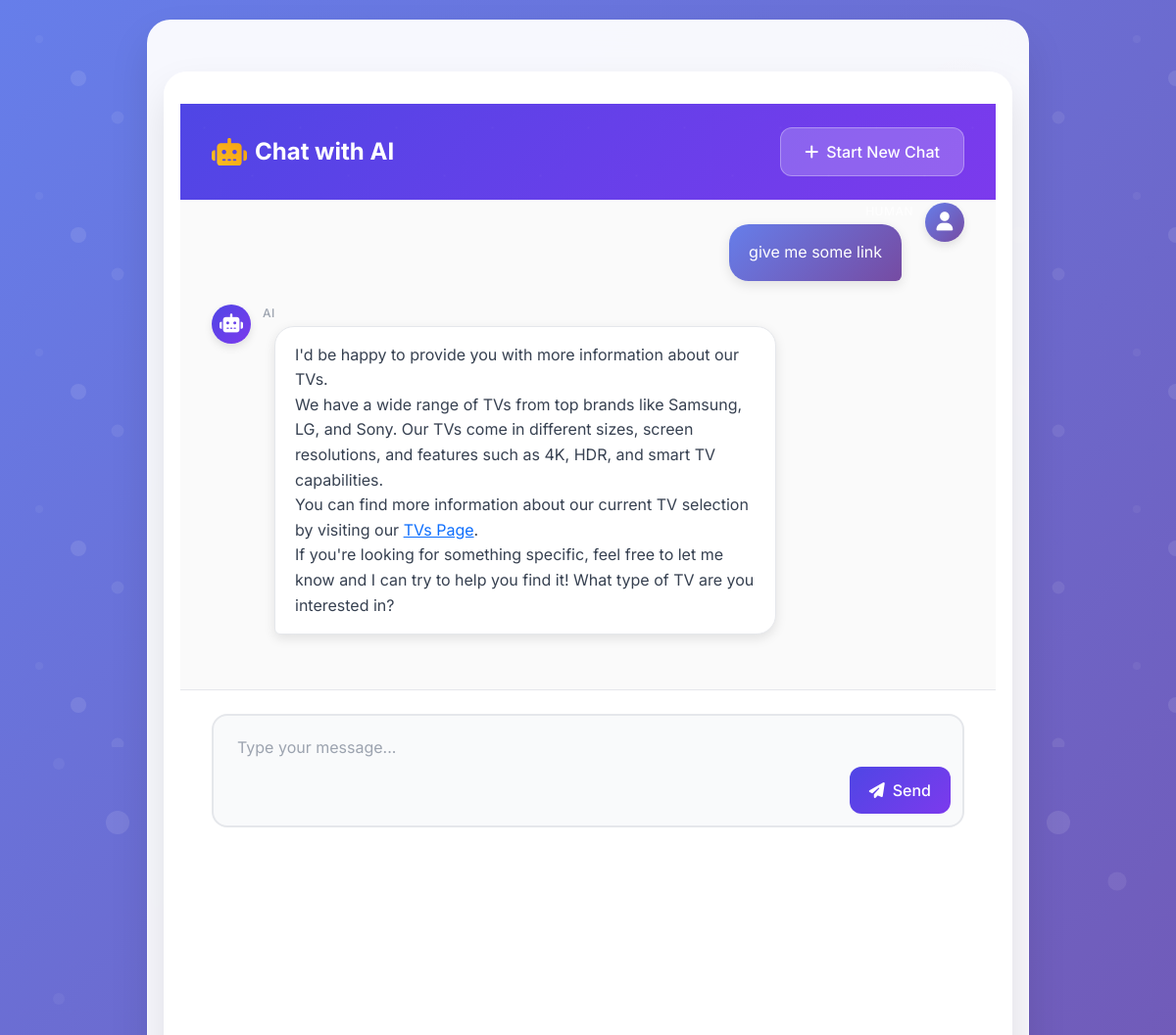
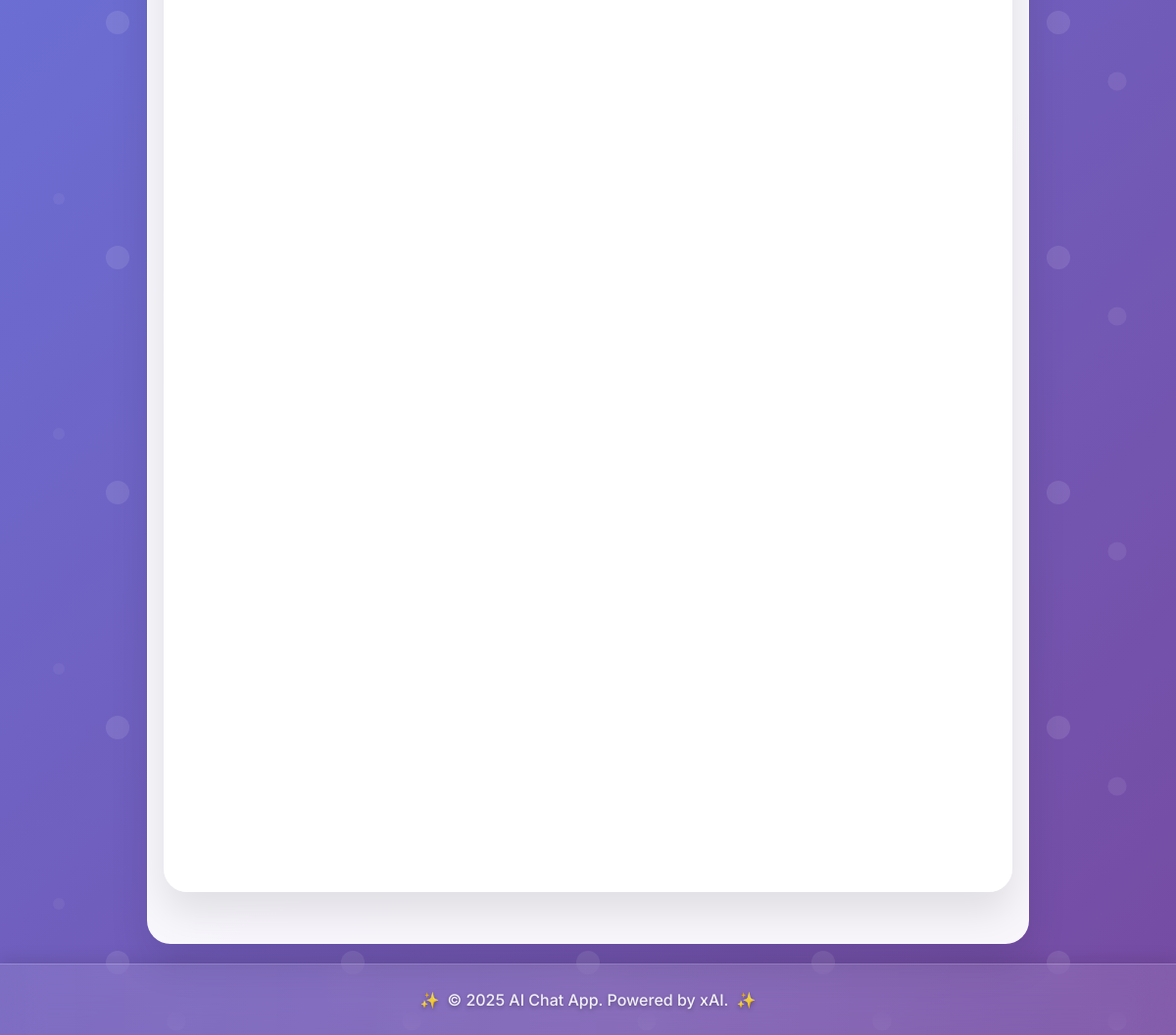
Screenshot of /chat/536aa39828e14a9c9c807303eb761cef/ with the database file from the repository (2 pictures, top to bottom).
### chats/models.py (models this page shows, shortened)
class Message(models.Model):
    session = models.ForeignKey(ChatSession, on_delete=models.CASCADE, related_name='messages')
    sender = models.CharField(max_length=10, choices=(('human', 'Human'), ('ai', 'AI')))
    text = models.TextField()
    created = models.DateTimeField(auto_now_add=True)

### chats/views.py (the view)
# urls.py: path('<str:id>/', chat_view, name='chat'),
def chat_view(request, id):
    session = get_object_or_404(ChatSession, id=id)
    if request.method == 'POST':
        form = ChatForm(request.POST)
        if form.is_valid():
            user_input = form.cleaned_data['user_input']
            recent_messages = session.messages.order_by('-created')[:3][::-1]
            ai_response, detected_issue = generate_response(user_input, recent_messages, session.id)
            Message.objects.create(session=session, sender='human', text=user_input)
            Message.objects.create(session=session, sender='ai', text=ai_response)
            if detected_issue and detected_issue.strip().upper() != "NO_ISSUE":
                IssueReport.objects.create(
                    session=session,
                    user_message=user_input,
                    detected_issue=detected_issue
                )
            return redirect('chats:chat', id=session.id)
    else:
        form = ChatForm()
    chat_history = session.messages.order_by('created')
    return render(request, 'chat.html', {
        'form': form,
        'chat_history': chat_history,
        'session': session,
    })

### chats/forms.py
class ChatForm(forms.Form):
    user_input = forms.CharField(
        label="Your Message",
        max_length=500,
        widget=forms.Textarea(attrs={
            "rows": 3,
            "placeholder": "Ask me anything...",
        })
    )

### chats/templates/chat.html (shortened to what this page needs)
{% extends "base.html" %}
{% load widget_tweaks %}
{% load markdownify %}
{% block content %}
<div class="container">
    <div class="header-section">
        <div class="d-flex justify-content-between align-items-center mb-4">
            <h2 class="mb-0"><i class="fas fa-robot me-2"></i>Chat with AI</h2>
            <a href="{% url 'chats:new_chat' %}" class="btn btn-outline-primary">
                <i class="fas fa-plus"></i> Start New Chat
            </a>
        </div>
    </div>
    <div class="chat-container" id="chat-container">
        {% for msg in chat_history %}
            <div class="chat-message {{ msg.sender }}">
                {% if msg.sender == 'ai' %}
                    <div class="message-wrapper">
                        <div class="avatar">
                            <i class="fas fa-robot"></i>
                        </div>
                        <div>
                            <div class="message-sender">{{ msg.sender|capfirst }}</div>
                            <div class="message-bubble">{{ msg.text|markdownify }}</div>
                        </div>
                    </div>
                {% else %}
                    <div class="message-wrapper">
                        <div>
                            <div class="message-sender">{{ msg.sender|capfirst }}</div>
                            <div class="message-bubble">{{ msg.text|markdownify }}</div>
                        </div>
                        <div class="avatar">
                            <i class="fas fa-user"></i>
                        </div>
                    </div>
                {% endif %}
            </div>
        {% empty %}
            <p class="no-messages">No messages yet. Start the conversation!</p>
        {% endfor %}
    </div>
    <div class="input-section">
        <form method="post" class="input-form">
            <div class="flex-grow-1">
                {% render_field form.user_input class="form-control" placeholder="Type your message..." %}
            </div>
            <button type="submit" class="btn btn-primary">
                <i class="fas fa-paper-plane"></i> Send
            </button>
        </form>
    </div>
</div>
{% endblock %}

### chats/templates/base.html (style rules this page uses)
:root { --primary-gradient: linear-gradient(135deg, #667eea 0%, #764ba2 100%); --secondary-gradient: linear-gradient(135deg, #4f46e5 0%, #7c3aed 100%); --accent-gradient: linear-gradient(135deg, #f093fb 0%, #f5576c 100%); --bg-gradient: linear-gradient(135deg, #667eea 0%, #764ba2 100%); --glass-bg: rgba(255, 255, 255, 0.1); --glass-border: rgba(255, 255, 255, 0.2); --shadow-light: 0 8px 32px rgba(31, 38, 135, 0.37); --shadow-dark: 0 8px 32px rgba(0, 0, 0, 0.3); }
* { margin: 0; padding: 0; box-sizing: border-box; }
body { font-family: 'Inter', sans-serif; background: var(--bg-gradient); min-height: 100vh; display: flex; flex-direction: column; position: relative; overflow-x: hidden; }
body::before { content: ''; position: fixed; top: 0; left: 0; width: 100%; height: 100%; z-index: -1; animation: float 20s ease-in-out infinite; }
.container { max-width: 1000px; flex: 1; display: flex; flex-direction: column; padding: 2rem 1rem; position: relative; z-index: 1; }
.container::before { content: ''; position: absolute; top: 20px; right: 20px; width: 100px; height: 100px; background: radial-gradient(circle, rgba(255,255,255,0.1) 0%, transparent 70%); border-radius: 50%; animation: pulse 3s ease-in-out infinite; pointer-events: none; }

### rows the page displays
Message: text "give me some link"
Message: sender "AI", text "I'd be happy to provide you with more information about our TVs. We have a wide range of TVs from top brands like Samsung, LG, and Sony. Our TVs come in different sizes, screen resolutions, and features such as 4K, HDR, and smart TV capabilities. You can find more information about our current TV selection by visiting our TVs Page . If you're looking for something specific, feel free to let me know and I can try to help you find it! What type of TV are you interested in?"
